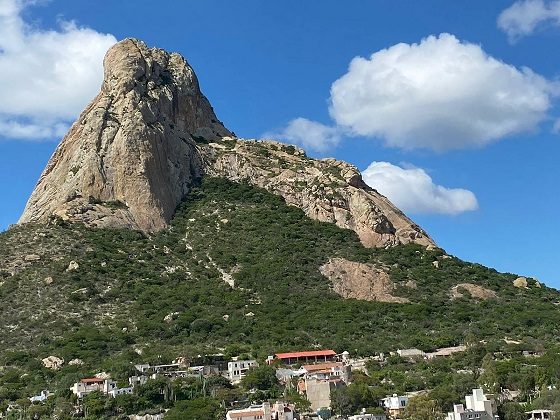
#> input picture IMG.jpg, 560 x 420 px
$ python PT1.py
#> lines starting #> are read from the running program, lines starting #| are printed output that depends on the picture
import cv2
import numpy as np


#Se leen las imagenes
img = cv2.imread('IMG.jpg')
#> img is the input picture: shape (420, 560, 3); mean B, G, R 126.8, 119, 99.3
img1 = cv2.imread('IMG.jpg')
img2 = cv2.imread('IMG.jpg')
h,w=img.shape[:2]
#> h = 420; w = 560


#recorrer la matriz
for i in range (0,h):
	for j in range (0,w):
		#Elimina componentes rojo y verde
		img [i][j][1]=0
		img [i][j][2]=0
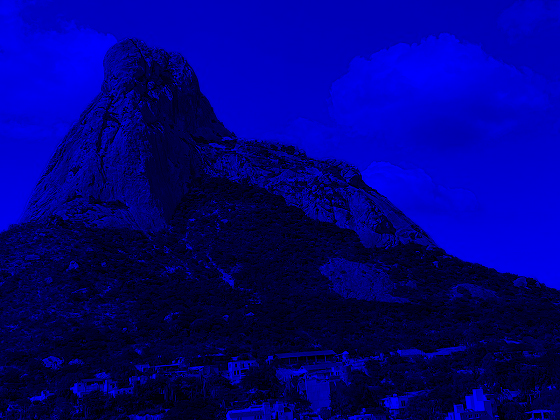
#> img: shape (420, 560, 3); mean B, G, R 126.8, 0, 0

#recorrer la matriz
for i in range (0,h):
	for j in range (0,w):
		#Elimina componentes rojo y azul
		img1 [i][j][0]=0
		img1 [i][j][2]=0
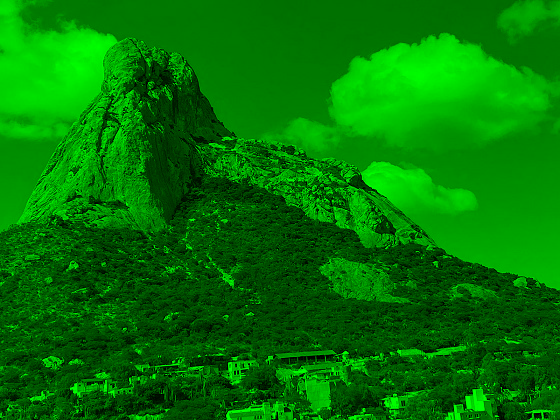
#> img1: shape (420, 560, 3); mean B, G, R 0, 119, 0

#recorrer la matriz
for i in range (0,h):
	for j in range (0,w):
		#Elimina componentes verde y azul
		img2 [i][j][0]=0
		img2 [i][j][1]=0
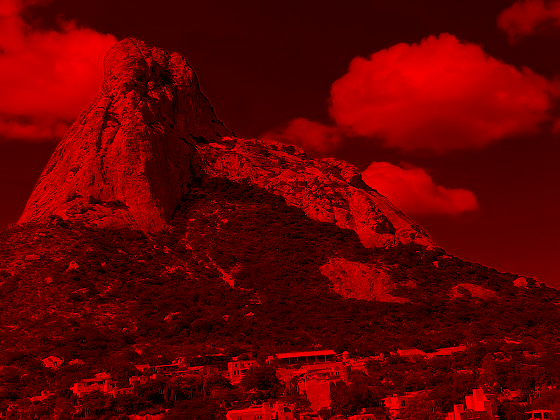
#> img2: shape (420, 560, 3); mean B, G, R 0, 0, 99.3


C = img + img2 +img1 + 2
cv2.imshow('C',C)

#Muestra la IMG en color Azul
cv2.imshow('imgColorBlue',img)

#Muestra la IMG en color Verde
cv2.imshow('imgColorGreen',img1)

#Muestra la IMG en color Rojo
cv2.imshow('imgColorRed',img2)


cv2.waitKey(0)
cv2.destroyAllWindows()
